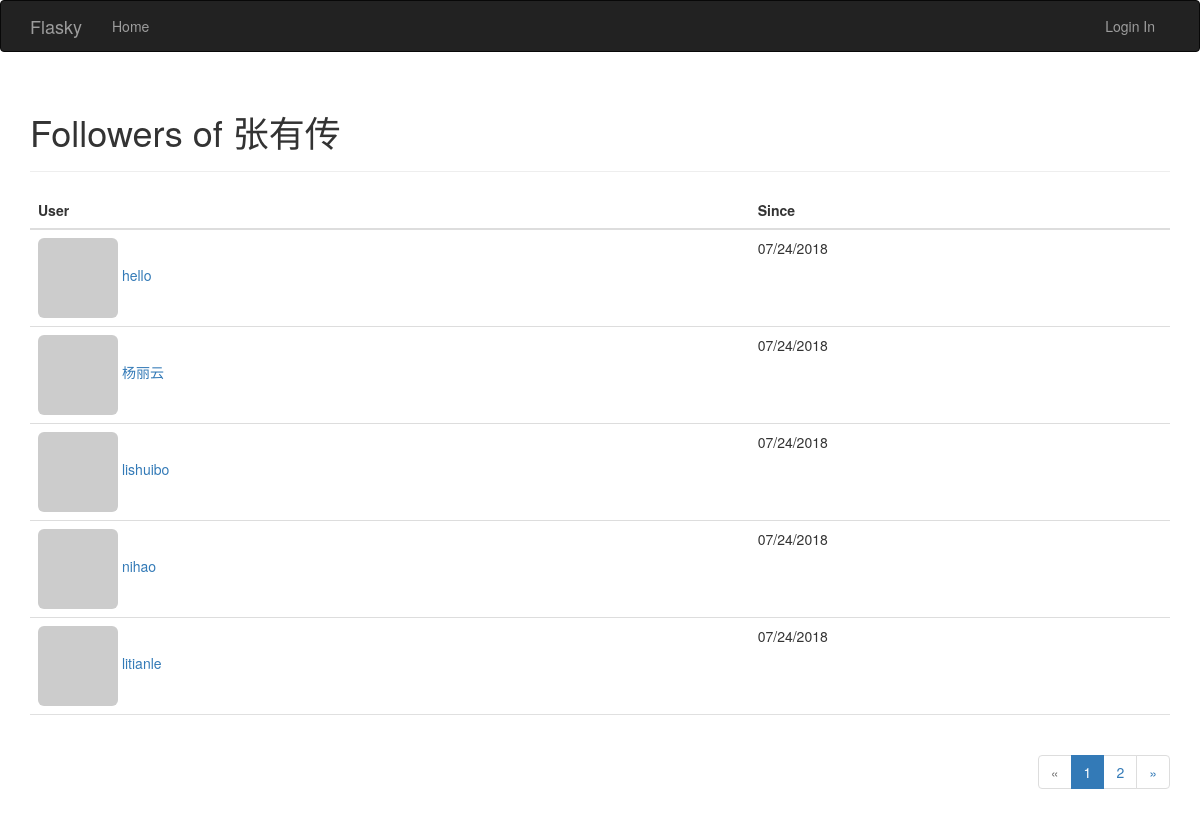
/followers/张有传, run on the app's committed database.
### app/models.py (models this page shows, shortened)
class User(UserMixin, db.Model):
    __tablename__ = 'users'
    id = db.Column(db.INTEGER, primary_key=True)
    email = db.Column(db.String(64), unique=True, index=True)
    username = db.Column(db.String(64), unique=True, index=True)
    role_id = db.Column(db.Integer, db.ForeignKey('roles.id'))
    password_hash = db.Column(db.String(128))
    confirmed = db.Column(db.Boolean, default=False)
    name = db.Column(db.String(64))
    location = db.Column(db.String(64))
    about_me = db.Column(db.Text())
    member_since = db.Column(db.DateTime(), default=datetime.utcnow())
    last_seen = db.Column(db.DateTime(), default=datetime.utcnow())
    avatar_hash = db.Column(db.String(32))
    posts = db.relationship('Post', backref='author', lazy='dynamic')
    followed = db.relationship('Follow', foreign_keys=[Follow.follower_id],
                               backref=db.backref('follower', lazy='joined'), lazy='dynamic',
                               cascade='all,delete-orphan')
    followers = db.relationship('Follow', foreign_keys=[Follow.followed_id],
                                backref=db.backref('followed', lazy='joined'), lazy='dynamic',
                                cascade='all,delete-orphan')
    comments = db.relationship('Comment', backref='author', lazy='dynamic')
    @property
    def password(self):
        raise AttributeError('password is not a readable attribute')
    def gravatar_hash(self):
        return hashlib.md5(self.email.lower().encode('utf-8')).hexdigest()
    def gravatar(self, size=100, default='identicon', rating='g'):
        url = 'https://secure.gravatar.com/avatar'
        hash = self.avatar_hash or self.gravatar_hash()
        return '{url}/{hash}?s={size}&d={default}&r={rating}'.format(url=url, hash=hash, size=size, default=default,
                                                                     rating=rating)

class Follow(db.Model):
    __tablename__ = 'follows'
    follower_id = db.Column(db.Integer, db.ForeignKey('users.id'), primary_key=True)
    followed_id = db.Column(db.Integer, db.ForeignKey('users.id'), primary_key=True)
    timestamp = db.Column(db.DateTime, default=datetime.utcnow)

### app/main/views.py (the view)
@main.route('/followers/<username>')
def followers(username):
    user = User.query.filter_by(username=username).first()
    if user is None:
        flash('Invalid user.')
        return redirect(url_for('.index'))
    page = request.args.get('page', 1, type=int)
    pagination = user.followers.paginate(page, per_page=current_app.config['FLASKY_FOLLOWERS_PER_PAGE'],
                                         error_out=False)
    follows = [{'user': item.follower, 'timestamp': item.timestamp} for item in pagination.items]
    return render_template('followers.html', user=user, title='Followers of', endpoint='.followers',
                           pagination=pagination, follows=follows)

### app/auth/views.py (called while the page is built)
@auth.before_app_request
def before_request():
    if current_user.is_authenticated:
        current_user.ping()
        if not current_user.confirmed \
                and request.endpoint \
                and request.blueprint != 'auth' \
                and request.endpoint != 'static':
            return redirect(url_for('auth.unconfirmed'))

### app/main/__init__.py (called while the page is built)
@main.app_context_processor
def inject_permissions():
    return dict(Permission=Permission)

### app/main/views.py (called while the page is built)
@main.after_app_request
def after_request(response):
    for query in get_debug_queries():
        if query.duration >= current_app.config['FLASKY_SLOW_DB_QUERY_TIME']:
            current_app.logger.warning('Slow query: %s\nParameters: %s\nDuration: %fs\nContext: %s\n'
                                       % (query.statement,query.parameters,query.duration,query.context))
    return response

### app/models.py (called while the page is built)
    def can(self, permissions):
        return False

### app/templates/followers.html (shortened to what this page needs)
{% extends "base.html" %}
{% import "_macros.html" as macros %}
{% block page_content %}
    <div class="page-header">
        <h1>{{ title }} {{ user.username }}</h1>
    </div>
    <table class="table table-hover followers">
        <thead>
        <tr>
            <th>User</th>
            <th>Since</th>
        </tr>
        </thead>
        {% for follow in follows %}
        {% if follow.user != user %}
            <tr>
                <td>
                    <a href="{{ url_for('.user',username=follow.user.username) }}">
                        <img class="img-rounded" src="{{ follow.user.gravatar(size=32) }}">
                        {{ follow.user.username }}
                    </a>
                </td>
                <td>{{ moment(follow.timestamp).format('L') }}</td>
            </tr>
        {% endif %}
        {% endfor %}
    </table>
    <div class="pagination">
        {{ macros.pagination_widget(pagination,endpoint,username=user.username) }}
    </div>
{% endblock %}

### app/static/styles.css (style rules this page uses)
div.pagination { width: 100%; text-align: right; padding: 0px; margin: 0px; }
.table.followers tr { border-bottom: 1px solid #e0e0e0; }

### data on the page
User: username "张有传"
User: user.username "hello"
Follow: timestamp "07/24/2018"
User: user.username "杨丽云"
Follow: timestamp "07/24/2018"
User: user.username "lishuibo"
Follow: timestamp "07/24/2018"
User: user.username "nihao"
Follow: timestamp "07/24/2018"
User: user.username "litianle"
Follow: timestamp "07/24/2018"

### other printed values
{{ title }} "Followers of"
{{ p }} "1"
{{ p }} "2"
